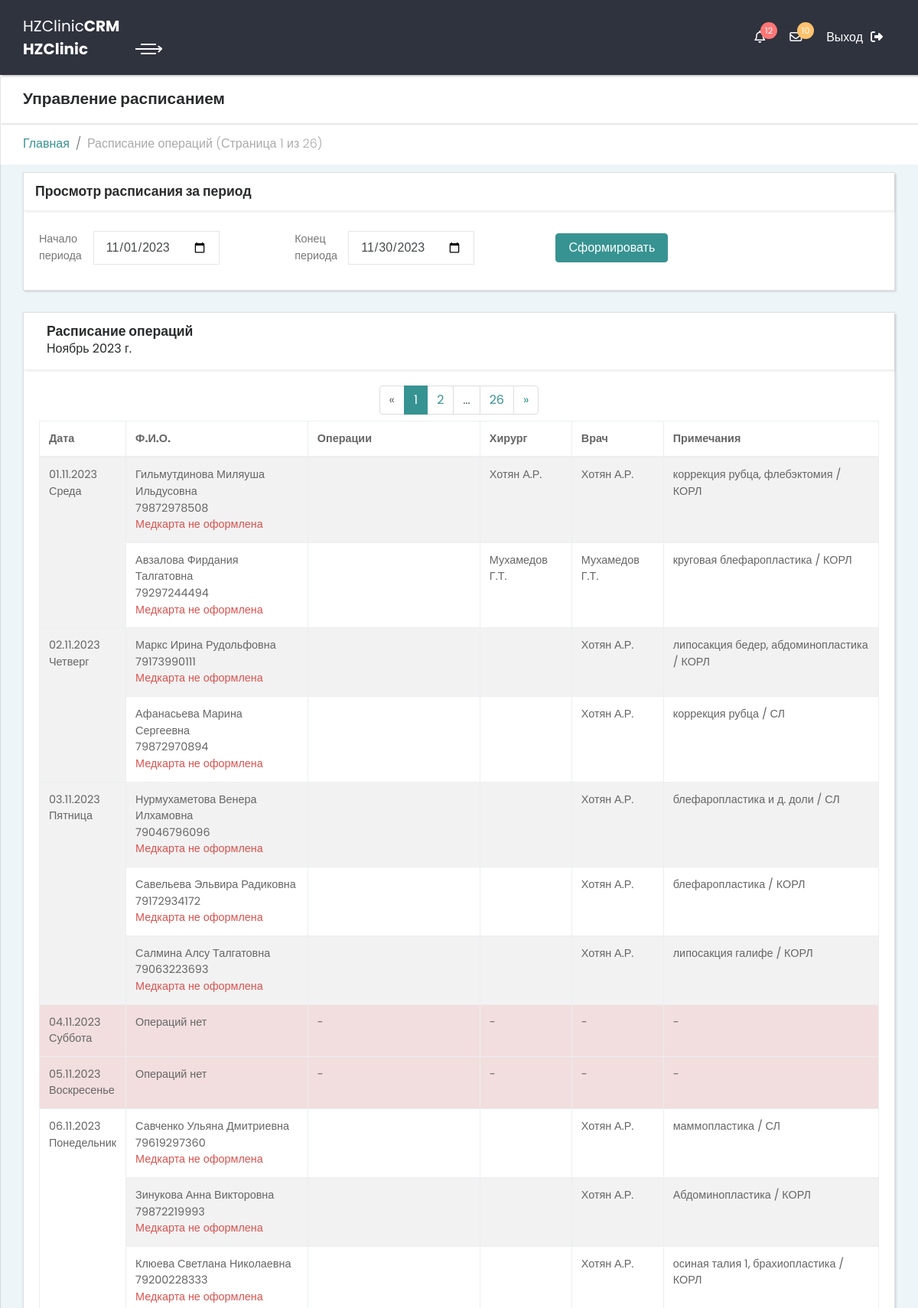
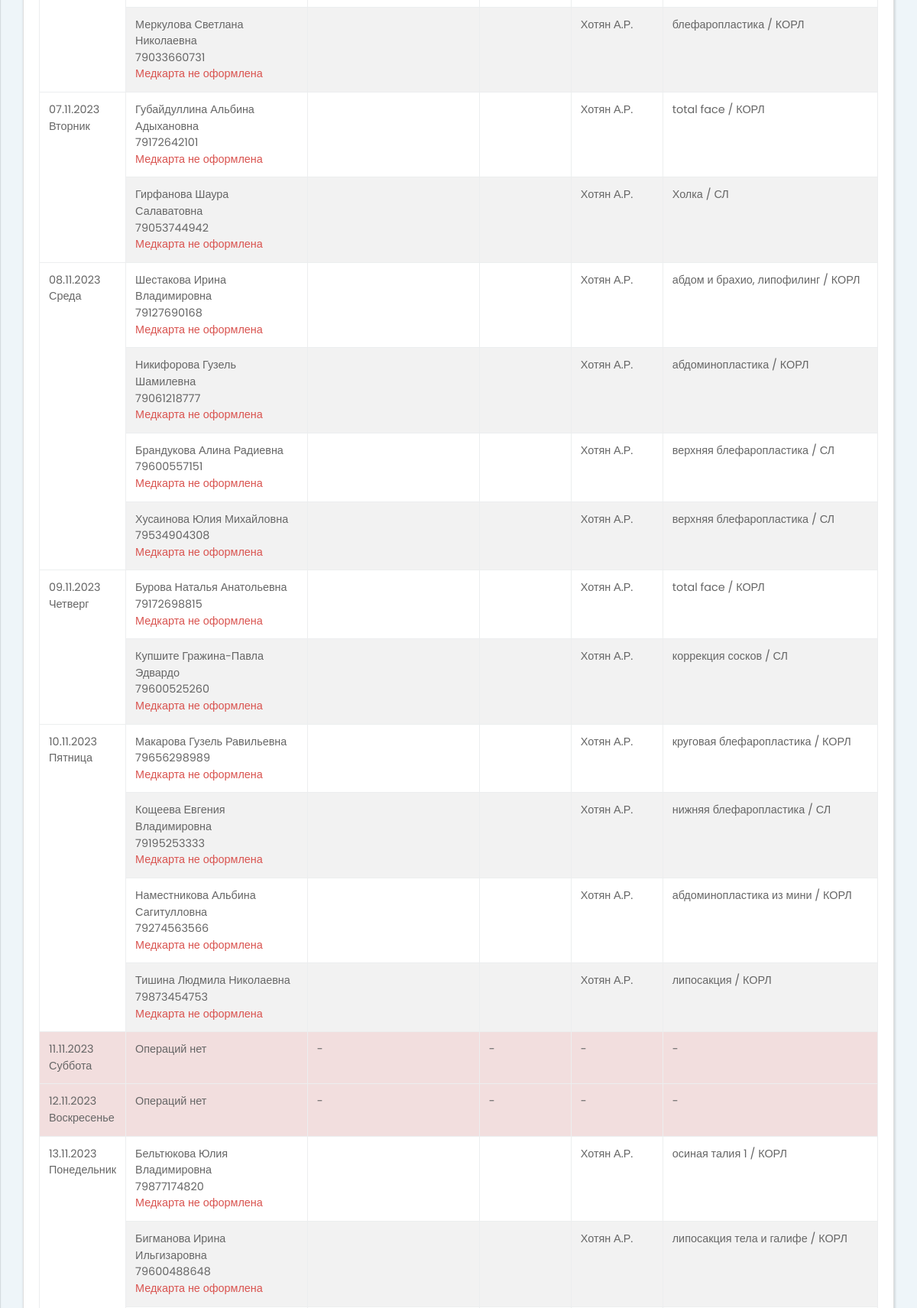
The app's page /timeline/2023-11-27 (signed in, upper part) with its own data (2 pictures, top to bottom).
### crm/models.py (models this page shows, shortened)
class Candidate(models.Model):
    class SurgeonChoices(models.TextChoices):
        KhotyanAR = 'Хотян А.Р.', _('Хотян А.Р.'),
        MukhamedovGT = 'Мухамедов Г.Т.', _('Мухамедов Г.Т.')
    phoneNumber = models.CharField(max_length=16, unique=False, verbose_name='Номер телефона (phoneNumber)')
    date_oper = models.DateField(verbose_name='Дата операции (date_oper)', default=datetime.date.today)
    Sname = models.CharField(max_length=25, verbose_name='Фамилия (Sname)')
    Name = models.CharField(max_length=25, verbose_name='Имя (Name)')
    Mname = models.CharField(max_length=25, verbose_name='Отчество (Mname)', blank=True)
    typeOpers = models.ManyToManyField(TypeOperations, verbose_name='Операции (typeOpers)',
                                       related_name='candidate_operations')
    Surgeon = models.CharField(verbose_name='Хирург', choices=SurgeonChoices.choices, max_length=15,
                               default='Хотян А.Р.')
    Doctor = models.ForeignKey(Doctor, verbose_name='Врач', on_delete=models.CASCADE, blank=True, null=True)
    notes = models.TextField(max_length=255, verbose_name='Примечания (notes)', blank=True)
    class Meta:
        verbose_name = 'Кандидат'
        verbose_name_plural = "Кандидаты"
        ordering = ('date_oper',)

class Doctor(models.Model):
    position = models.CharField(max_length=30, verbose_name='Должность', blank=True)
    specialty = models.CharField(max_length=30, verbose_name='Специальность', blank=True)
    F_name = models.CharField(max_length=30, verbose_name='Фамилия', blank=True)
    L_name = models.CharField(max_length=30, verbose_name='Имя', blank=True)
    S_name = models.CharField(max_length=30, verbose_name='Отчество', blank=True)
    F_name_padezhi = models.TextField(max_length=255, verbose_name='Падежи фамилии', blank=True)
    L_name_padezhi = models.TextField(max_length=255, verbose_name='Падежи имени', blank=True)
    S_name_padezhi = models.TextField(max_length=255, verbose_name='Падежи отчества', blank=True)
    class Meta:
        verbose_name = 'Врач'
        verbose_name_plural = 'Врачи'
    def __str__(self):
        return str(self.F_name) + ' ' + str(self.L_name)[:1] + '.' + str(self.S_name)[:1] + '.'

### crm/views.py (the view)
# urls.py: path('timeline/', views.timeline_view, name='timeline'),
def timeline_view(request, set_date=''):
    if not request.user.is_authenticated:
        return redirect(reverse(login_view))
    template_name = 'crm/_timeline.html'
    today = datetime.datetime.today().date()
    if not set_date:
        set_date = today
    else:
        set_date = datetime.datetime.strptime(set_date, "%Y-%m-%d")
    hzuser = request.user
    hzuser_info = hzUserInfo.objects.filter(hz_user=hzuser)
    records = Candidate.objects.all().order_by('date_oper')
    first_rec = records[0].date_oper  # первая запись
    last_rec = records.reverse()[0].date_oper  # последняя запись
    start_of_records = datetime.datetime(first_rec.year, first_rec.month, 1)  #определяем начало месяца первой записи
    end_of_records = datetime.datetime(last_rec.year+2, 1, 31)  #определяем конец диапазона на основании последней записи
    current_date = start_of_records
    current_month = start_of_records.month
    rec_list = []
    rec_month = []
    delta = datetime.timedelta(days=1)
    while current_date <= end_of_records:
        if current_month == current_date.month:
            date_rec = records.filter(date_oper=current_date)
            rec_month.append([current_date, date_rec if len(date_rec) > 0 else ''])
            current_date += delta
        else:
            rec_list.append(rec_month)
            rec_month = []
            current_month = current_date.month
    paginator = Paginator(rec_list, 1)
    current_page = request.GET.get('page', 0)
    if current_page == 0:
        for page in paginator:
            first_day_on_page = page.object_list[0][0][0]
            if (first_day_on_page.year == set_date.year) and (first_day_on_page.month == set_date.month):
                current_page = page.number
    b_rec = paginator.get_page(current_page)
    enum_rec = paginator.get_elided_page_range(current_page, on_each_side=1, on_ends=1)
    if b_rec.has_previous():
        prev_page = b_rec.previous_page_number
        prev_page = prev_page()
    else:
        prev_page = 1
    if b_rec.has_next():
        next_page = b_rec.next_page_number
        next_page = next_page()
    else:
        next_page = paginator.num_pages
    context = {
               'title': 'Расписание операций',
               'user': hzuser,
               'user_info': hzuser_info[0],
               'today': today,
               'b_rec': b_rec,
               'enum_rec': enum_rec,
               'current_page': int(current_page),
               'prev_page_url': f'{reverse("timeline")}?page={prev_page}',
               'next_page_url': f'{reverse("timeline")}?page={next_page}',
               }
    return render(request, template_name=template_name, context=context)

### crm/models.py (called while the page is built)
    def __str__(self):
        return str(self.name)

### crm/templates/crm/_timeline.html
{% extends "crm/_base.html" %}
{% load static %}
{% block Content %}
          {% include "crm/_content_timeline.html" %}
{% endblock %}

### crm/templates/crm/_content_timeline.html (shortened to what this page needs)
{% load static %}
<div class="content-inner">
    <header class="page-header">
        <div class="container-fluid">
            <h2 class="no-margin-bottom">Управление расписанием</h2>
        </div>
    </header>
    <ul class="breadcrumb">
        <div class="container-fluid">
            <li class="breadcrumb-item"><a href="../">Главная</a></li>
            <li class="breadcrumb-item active">Расписание операций (Страница {{ current_page }} из
                {{b_rec.paginator.num_pages }})
            </li>
        </div>
    </ul>
    <section class="forms">
        <div class="container-fluid">
            <div class="row">
                <div class="col-lg-12 mb-2">
                    <div class="card">
                        <div class="card-header d-flex align-items-center">
                            <h4>Просмотр расписания за период</h4>
                        </div>
                        <div class="card-body">
                            <form id="ExportForm" action="/export_tl/" method="post" class="form-inline">
                                <div class="form-group mb-2">
                                    <label for="start_date" class="col-sm-2 col-form-label">Начало периода</label>
                                    <div class="col-sm-8">
                                        <input id="start_date" name="start_date" type="date" class="form-control" value="{{ b_rec.0.0.0|date:"Y-m-d" }}">
                                    </div>
                                </div>
                                <div class="form-group mb-2">
                                    <label for="end_date" class="col-sm-2 col-form-label">Конец периода</label>
                                    <div class="col-sm-8">
                                        {% with last_day=b_rec.0|last %}
                                        <input id="end_date" name="end_date" type="date" class="form-control" value="{{ last_day.0|date:"Y-m-d" }}">
                                        {% endwith %}
                                    </div>
                                </div>
                                <div class="col-sm-4">
                                <input class="btn btn-primary mb-2" type="submit" value="Сформировать">
                                </div>
                            </form>
                        </div>
                    </div>
                </div>
            </div>
        </div>
    </section>
    <section class="tables">
        <div class="container-fluid">
            <div class="row">
            <div class="col-lg-12">
                <div class="card">
                    <div class="card-header d-flex align-items-center">
                        <div class="col-sm-8">
                        <h4>Расписание операций</h4>
                            {{ b_rec.0.0.0|date:"F" }}
                            {{b_rec.0.0.0|date:"Y" }} г.
                        </div>
                    </div>
                    <div class="card-body">
                    <div class="col-sm-12 mb-2">
                        <nav aria-label="Paginator">
                            <ul class="pagination justify-content-center">
                                <li class="page-item {% if not b_rec.has_previous %} disabled {% endif %}">
                                    <a class="page-link" href="{{ prev_page_url }}">&laquo;</a></li>
                                {% for e_item in enum_rec %}
                                <li class="page-item
                                        {% if e_item == current_page %} active {% endif %}
                                        {% if e_item == '…' %} disabled {% endif %}">
                                    <a class="page-link" href="?page={{ e_item }}">{{e_item}}</a>
                                </li>
                                {% endfor %}
                                <li class="page-item {% if not b_rec.has_next %} disabled {% endif %}">
                                    <a class="page-link" href="{{ next_page_url }}">&raquo;</a></li>
                            </ul>
                        </nav>
                    </div>
                        <table class="table table-bordered table-striped table-responsive">
                            <thead>
                            <tr>
                                <th>Дата</th>
                                <th>Ф.И.О.</th>
                                <th>Операции</th>
                                <th>Хирург</th>
                                <th>Врач</th>
                                <th>Примечания</th>
                            </tr>
                            </thead>
                            <tbody>
                            {% for item in b_rec.0 %}
                            {% if item.1 == '' %}
                            <tr {% if item.0|date:"l" == 'Суббота' or item.0|date:"l" == 'Воскресенье' %}
                            class="table-danger"
                            {% endif %}
                            >
                                <td>
                                    {% if item.0|date:"Y-m-d" >= today|date:"Y-m-d" %}
                                    <a href="../recording/?date={{ item.0|date:"Y-m-d"}}" class="text-primary" uk-icon="icon: plus-circle"></a>
                                    <a href="../recording/?date={{ item.0|date:"Y-m-d"}}" class="text-primary">{{ item.0|date:"d.m.Y" }}</a><br>
                                    {{ item.0|date:"l" }}
                                    {% else %}
                                    {{ item.0|date:"d.m.Y" }}<br>
                                    {{ item.0|date:"l" }}
                                    {% endif %}
                                </td>
                             <td>Операций нет</td>
                                <td>-</td>
                                <td>-</td>
                                <td>-</td>
                                <td>-</td>
                            </tr>
                            {% else %}
                            <tr>
                                <td class="table-dark" rowspan="{{item.1.count}}">
                                    {% if item.0|date:"Y-m-d" >= today|date:"Y-m-d" %}
                                    <a href="../recording/?date={{ item.0|date:"Y-m-d"}}" class="text-primary" uk-icon="icon: plus-circle"></a>
                                    <a href="../recording/?date={{ item.0|date:"Y-m-d"}}" class="text-primary">{{ item.0|date:"d.m.Y" }}</a><br>
                                    {{ item.0|date:"l" }}
                                    {% else %}
                                    {{ item.0|date:"d.m.Y" }}<br>
                                    {{ item.0|date:"l" }}
                                    {% endif %}
                                </td>
                            {% for candidat in item.1 %}
                                <td>
                                    {{ candidat.Sname }} {{ candidat.Name }} {{ candidat.Mname }}<br>
                                    {{ candidat.phoneNumber }}
                                    {% if candidat.medcard_candidate %}
                                    <br>
                                    <a href="../medcard/{{candidat.medcard_candidate.anket_id}}">Открыть медкарту</a>
                                    {% else %}
                                    <br>
                                    <div class="text-danger" >Медкарта не оформлена</div>
                                    {% endif%}
                                </td>
                                <td>
                                    <ul class="p-3">
                                    </ul>
                                </td>
                                <td>
                                    {{ candidat.Surgeon }}
                                </td>
                                <td>
                                    {{ candidat.Doctor }}
                                </td>
                                <td>
                                    {{ candidat.notes|linebreaks }}
                                </td>
                            </tr>
                            {% endfor %}
                            {% endif %}
                            {% endfor %}
                            </tbody>
                        </table>
                    </div>
                </div>
            </div>
            </div>
        </div>
    </section>
</div>

### crm/static/crm/css/style.sea.css (style rules this page uses)
body { overflow-x: hidden; }
ul { margin: 0; padding: 0; }
section { padding: 10px 0; }
.container-fluid { padding: 0 30px; }
header.page-header { padding: 20px 0; }
table { font-size: 0.9em; color: #666; }
.content-inner { width: calc(100% - 250px); }
.page-header { background: #fff; padding: 20px; box-shadow: 2px 2px 2px rgba(0, 0, 0, 0.1); position: relative; z-index: 99; }
button, input { outline: none !important; }
.card { border-radius: 0; margin-bottom: 0px; box-shadow: 2px 2px 2px rgba(0, 0, 0, 0.1), -1px 0 2px rgba(0, 0, 0, 0.05); }
.card-header { background: #fff; padding: 15px; border-bottom: 1px solid #eee; box-shadow: 2px 2px 2px rgba(0, 0, 0, 0.05); }
.card-header h1, .card-header h2, .card-header h3, .card-header h4, .card-header h5, .card-header h6 { margin-bottom: 0; }
.card-body { padding: 20px; }
.breadcrumb { background: #fff; position: relative; z-index: 50; border-radius: 0; padding: 15px 0; margin-bottom: 0; }
.breadcrumb li.breadcrumb-item { color: #aaa; font-weight: 300; }
.no-margin-bottom { margin-bottom: 0 !important; }
@media (max-width: 1200px) { .content-inner { width: 100%; } }
.form-control { border: 1px solid #e6e6e6; border-radius: 0; padding: 10px 15px; }
button, input[type='submit'] { cursor: pointer; font-family: inherit; font-weight: 300 !important; }
form label { font-size: 0.9em; color: #777; font-weight: 300; }
.btn { font-weight: normal; line-height: 1.25; border: 1px solid transparent; padding: 0.5rem 1rem; font-size: 1rem; border-radius: 0.25rem; transition: all 0.2s ease-in-out; }
.btn-primary { color: #fff; background-color: #379392; border-color: #379392; }
body { font-family: "Poppins", sans-serif; font-size: 1rem; font-weight: normal; line-height: 1.5; color: #292b2c; background-color: #fff; }
a { color: #379392; text-decoration: none; }
h1, h2, h3, h4, h5, h6, .h1, .h2, .h3, .h4, .h5, .h6 { margin-bottom: 0.5rem; font-family: "Poppins", sans-serif; font-weight: 700; line-height: 1.1; color: inherit; }
h2, .h2 { font-size: 1.3rem; }
h4, .h4 { font-size: 1.1rem; }
.page-item:first-child .page-link { margin-left: 0; border-bottom-left-radius: 0.25rem; border-top-left-radius: 0.25rem; }
.page-item:last-child .page-link { border-bottom-right-radius: 0.25rem; border-top-right-radius: 0.25rem; }
.page-item.active .page-link { z-index: 2; color: #fff; background-color: #379392; border-color: #379392; }
.page-item.disabled .page-link { color: #636c72; pointer-events: none; cursor: not-allowed; background-color: #fff; border-color: #ddd; }
.page-link { padding: 0.5rem 0.75rem; line-height: 1.25; color: #379392; background-color: #fff; border: 1px solid #ddd; }

### records on screen
Candidate: Sname "Гильмутдинова", Name "Миляуша", Mname "Ильдусовна", phoneNumber "79872978508", shows "Медкарта не оформлена", Surgeon "Хотян А.Р.", Doctor "Хотян А.Р.", notes "коррекция рубца, флебэктомия / КОРЛ"
Candidate: Sname "Авзалова", Name "Фирдания", Mname "Талгатовна", phoneNumber "79297244494", shows "Медкарта не оформлена", Surgeon "Мухамедов Г.Т.", Doctor "Мухамедов Г.Т.", notes "круговая блефаропластика / КОРЛ"
Candidate: Sname "Маркс", Name "Ирина", Mname "Рудольфовна", phoneNumber "79173990111", shows "Медкарта не оформлена", Doctor "Хотян А.Р.", notes "липосакция бедер, абдоминопластика / КОРЛ"
Candidate: Sname "Афанасьева", Name "Марина", Mname "Сергеевна", phoneNumber "79872970894", shows "Медкарта не оформлена", Doctor "Хотян А.Р.", notes "коррекция рубца / СЛ"
Candidate: Sname "Нурмухаметова", Name "Венера", Mname "Илхамовна", phoneNumber "79046796096", shows "Медкарта не оформлена", Doctor "Хотян А.Р.", notes "блефаропластика и д. доли / СЛ"
Candidate: Sname "Савельева", Name "Эльвира", Mname "Радиковна", phoneNumber "79172934172", shows "Медкарта не оформлена", Doctor "Хотян А.Р.", notes "блефаропластика / КОРЛ"
Candidate: Sname "Салмина", Name "Алсу", Mname "Талгатовна", phoneNumber "79063223693", shows "Медкарта не оформлена", Doctor "Хотян А.Р.", notes "липосакция галифе / КОРЛ"
Candidate: Sname "Савченко", Name "Ульяна", Mname "Дмитриевна", phoneNumber "79619297360", shows "Медкарта не оформлена", Doctor "Хотян А.Р.", notes "маммопластика / СЛ"
Candidate: Sname "Зинукова", Name "Анна", Mname "Викторовна", phoneNumber "79872219993", shows "Медкарта не оформлена", Doctor "Хотян А.Р.", notes "Абдоминопластика / КОРЛ"
Candidate: Sname "Клюева", Name "Светлана", Mname "Николаевна", phoneNumber "79200228333", shows "Медкарта не оформлена", Doctor "Хотян А.Р.", notes "осиная талия 1, брахиопластика / КОРЛ"
Candidate: Sname "Меркулова", Name "Светлана", Mname "Николаевна", phoneNumber "79033660731", shows "Медкарта не оформлена", Doctor "Хотян А.Р.", notes "блефаропластика / КОРЛ"
Candidate: Sname "Губайдуллина", Name "Альбина", Mname "Адыхановна", phoneNumber "79172642101", shows "Медкарта не оформлена", Doctor "Хотян А.Р.", notes "total face / КОРЛ"
Candidate: Sname "Гирфанова", Name "Шаура", Mname "Салаватовна", phoneNumber "79053744942", shows "Медкарта не оформлена", Doctor "Хотян А.Р.", notes "Холка / СЛ"
Candidate: Sname "Шестакова", Name "Ирина", Mname "Владимировна", phoneNumber "79127690168", shows "Медкарта не оформлена", Doctor "Хотян А.Р.", notes "абдом и брахио, липофилинг / КОРЛ"
Candidate: Sname "Никифорова", Name "Гузель", Mname "Шамилевна", phoneNumber "79061218777", shows "Медкарта не оформлена", Doctor "Хотян А.Р.", notes "абдоминопластика / КОРЛ"
Candidate: Sname "Брандукова", Name "Алина", Mname "Радиевна", phoneNumber "79600557151", shows "Медкарта не оформлена", Doctor "Хотян А.Р.", notes "верхняя блефаропластика / СЛ"
Candidate: Sname "Хусаинова", Name "Юлия", Mname "Михайловна", phoneNumber "79534904308", shows "Медкарта не оформлена", Doctor "Хотян А.Р.", notes "верхняя блефаропластика / СЛ"
Candidate: Sname "Бурова", Name "Наталья", Mname "Анатольевна", phoneNumber "79172698815", shows "Медкарта не оформлена", Doctor "Хотян А.Р.", notes "total face / КОРЛ"
Candidate: Sname "Купшите", Name "Гражина-Павла", Mname "Эдвардо", phoneNumber "79600525260", shows "Медкарта не оформлена", Doctor "Хотян А.Р.", notes "коррекция сосков / СЛ"
Candidate: Sname "Макарова", Name "Гузель", Mname "Равильевна", phoneNumber "79656298989", shows "Медкарта не оформлена", Doctor "Хотян А.Р.", notes "круговая блефаропластика / КОРЛ"
Candidate: Sname "Кощеева", Name "Евгения", Mname "Владимировна", phoneNumber "79195253333", shows "Медкарта не оформлена", Doctor "Хотян А.Р.", notes "нижняя блефаропластика / СЛ"
Candidate: Sname "Наместникова", Name "Альбина", Mname "Сагитулловна", phoneNumber "79274563566", shows "Медкарта не оформлена", Doctor "Хотян А.Р.", notes "абдоминопластика из мини / КОРЛ"
Candidate: Sname "Тишина", Name "Людмила", Mname "Николаевна", phoneNumber "79873454753", shows "Медкарта не оформлена", Doctor "Хотян А.Р.", notes "липосакция / КОРЛ"
Candidate: Sname "Бельтюкова", Name "Юлия", Mname "Владимировна", phoneNumber "79877174820", shows "Медкарта не оформлена", Doctor "Хотян А.Р.", notes "осиная талия 1 / КОРЛ"
Candidate: Sname "Бигманова", Name "Ирина", Mname "Ильгизаровна", phoneNumber "79600488648", shows "Медкарта не оформлена", Doctor "Хотян А.Р.", notes "липосакция тела и галифе / КОРЛ"

### other values on screen
{{ current_page }} "1"
{{ b_rec.paginator.num_pages }} "26"
{{ b_rec.0.0.0|date:"F" }} "Ноябрь"
{{ b_rec.0.0.0|date:"Y" }} "2023"
{{ e_item }} "1" "2" "…" "26"
{{ item.0|date:"d.m.Y" }} "01.11.2023" "02.11.2023" "03.11.2023" "06.11.2023" "07.11.2023" "08.11.2023" "09.11.2023" "10.11.2023" "13.11.2023"
{{ item.0|date:"l" }} "Среда" "Четверг" "Пятница" "Понедельник" "Вторник" "Среда" "Четверг" "Пятница" "Понедельник"
{{ item.0|date:"d.m.Y" }} "04.11.2023" "05.11.2023" "11.11.2023" "12.11.2023"
{{ item.0|date:"l" }} "Суббота" "Воскресенье" "Суббота" "Воскресенье"
